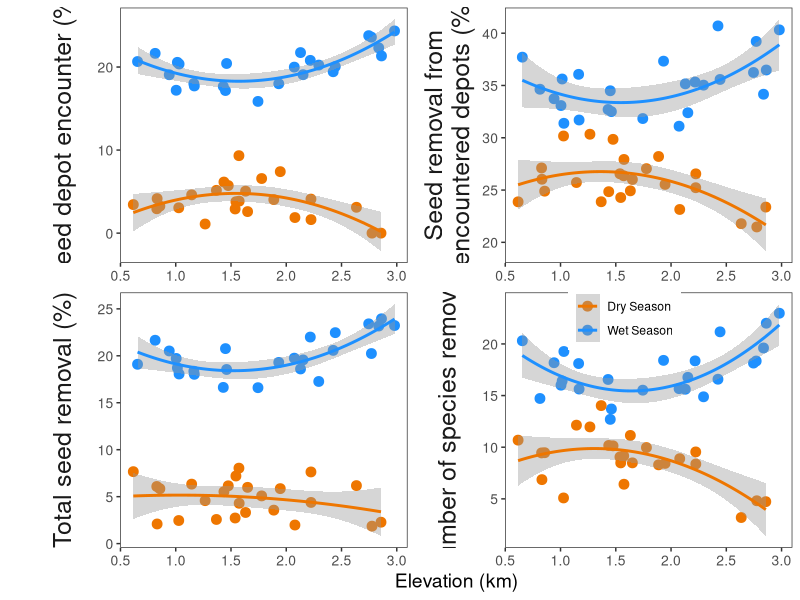

Generate this figure with R:
library(tidyverse)
library(patchwork)
library(cowplot)





figure_data = read_csv('thein2020/simulated_data.csv')

# Here we make 4 unique plots for the 4 variables.
# They share everything in column except the data, so a common
# base_figure can be specified with everything except the geoms.
# 
# Note how the x and color values here get passed on to geom_point() and 
# geom_smooth() for all plots.
base_figure = ggplot(figure_data, aes(x=elev, color=season)) + 
  scale_color_manual(values = c('darkorange2','dodgerblue')) +
  scale_x_continuous(breaks=c(0.5, 1, 1.5, 2, 2.5, 3)) + 
  theme_bw() + 
  theme(legend.position = 'none') +           # Turn off the legend for all plots. This can be turned back on in the plot where it's needed. 
  labs(x='Elevation (km)')

point_size = 3

panel_a = base_figure + 
  geom_smooth(aes(y=depot_encounter),method='lm', formula = y~poly(x,2))  +             # Fit a 2nd order polynomial smoothing line, this needs to be repeated for each 
  geom_point(aes(y=depot_encounter), size=point_size) +                                 # panel using the respective variable.
  labs(y='Seed depot encounter (%)')

panel_b = base_figure + 
  geom_smooth(aes(y=removal_from_depot),method='lm', formula = y~poly(x,2))  +             
  geom_point(aes(y=removal_from_depot), size=point_size) +
  labs(y='Seed removal from\n encountered depots (%)')                                   # Note the \n to get the text to wrap

panel_c = base_figure + 
  geom_smooth(aes(y=total_removal),method='lm', formula = y~poly(x,2))  +             
  geom_point(aes(y=total_removal), size=point_size) +
  theme(legend.title = element_blank(),                                                  # Add the legend to the (c) panel. Position is relative to this panel only.
        legend.position = c(0.5,0.91)) +
  labs(y='Total seed removal (%)')

panel_d = base_figure + 
  geom_smooth(aes(y=species_removed),method='lm', formula = y~poly(x,2))  +            
  geom_point(aes(y=species_removed), size=point_size) +
  labs(y='Number of species removed')


# put them together with patchwork
primary_figure = panel_a + panel_b + panel_c + panel_d + 
  plot_layout(ncol=2) + 
  plot_annotation(tag_levels = 'a', tag_prefix = '(', tag_suffix = ')') &             # This & is special for the patchwork library and applies the theme to all plots.    
  theme(plot.tag.position = c(0.2,0.95),                                              # See https://patchwork.data-imaginist.com/articles/guides/annotation.html for detail
        plot.tag = element_text(face = 'bold'),
        panel.grid = element_blank(),
        axis.text = element_text(size=10),
        axis.title = element_text(size=14))
 

#--------------
# Alternative method using facets
# This doesn't quit work as the facet labels end up being on top, but it's still makes for a nice figure.
#
# This can also be done using a facet instead of 4 separate plots
# 1st need to convert the data to a long format, where there is a new column for the variable of interest
figure_data_long = figure_data %>%
  pivot_longer(c(-elev, -season), names_to='variable', values_to='variable_value')


# Convert the variable to a factor column, where the factor labels are the ultimate title on each panel
variables = c('depot_encounter', 
              'removal_from_depot', 
              'total_removal', 
              'species_removed')
nice_variable_names = c('Seed depot encounter (%)',
                        'Seed removal from\n encountered depots (%)',
                        'Total seed removal (%)',
                        'Number of species removed')

figure_data_long$variable = factor(figure_data_long$variable, levels = variables, labels = nice_variable_names, ordered = TRUE)


ggplot(figure_data_long, aes(x=elev, y=variable_value, color=season)) + 
  geom_point(size=3) + 
  geom_smooth(method='lm', formula = y~poly(x,2)) +
  scale_color_manual(values = c('darkorange2','dodgerblue')) +
  scale_x_continuous(breaks=c(0.5, 1, 1.5, 2, 2.5, 3)) + 
  facet_wrap(~variable, scales='free', strip.position = 'left') +
  theme_bw() + 
  theme(panel.grid = element_blank(),
        legend.position = c(0.75,0.425),
        legend.title = element_blank(),
        axis.text = element_text(size=10),
        axis.title = element_text(size=14),
        strip.text = element_text(size=18),
        strip.background = element_blank(),
        strip.placement = 'outside') +
  labs(x='Elevation (km)', y='')

